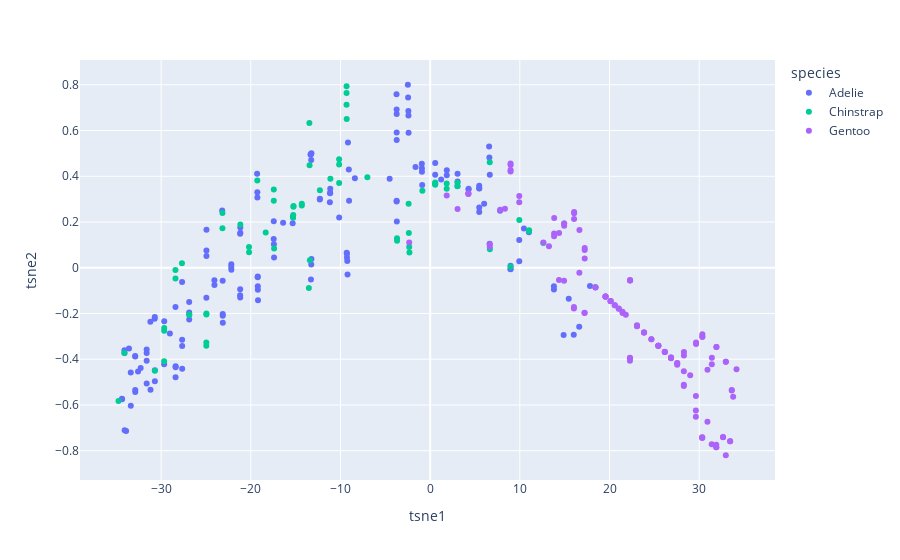

Notebook code for this chart:
### Code cell
px.scatter(
    temp,
    x='tsne1',
    y='tsne2',
    color='species',
)
